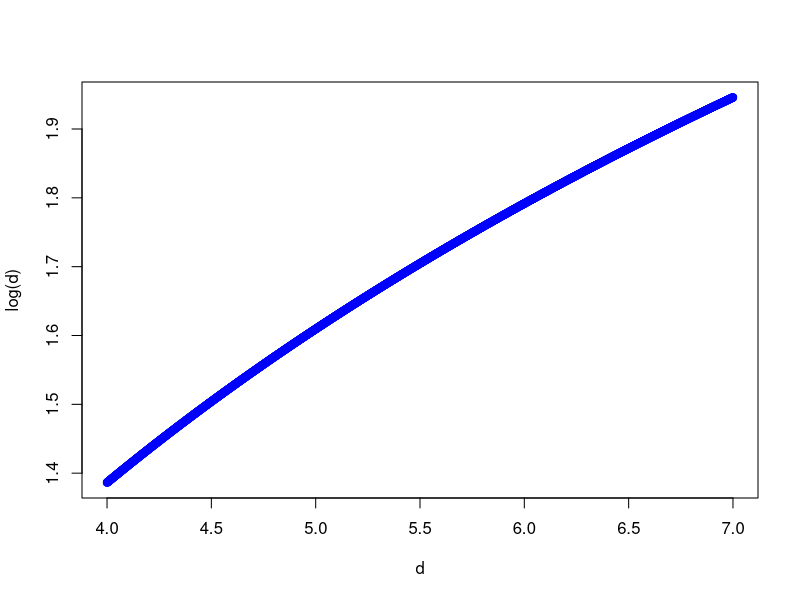

Source code (R):
x <- 7 #de preferat asa (alt + -)
y = 6
#alt+enter pt rulare 

print(x) #sau daca selectam x si rulam il printeaza

a <- c(0,pi,2*pi) #concatenare

#indexarea vectorilor se face de la 1

b <- -3:15 #tipul este int deoarece pasul de incrementare e 1 si se incepe de la -3
           #deci se face o optimizare
c <- -3.05:15.2 

d <- seq(4,7,0.001) #sequence 

plot(d,log(d), col="blue") #(x, f(X))

#incercam discretizarea intervalului pt a face un grafic
#ref: ca diviziunile de la Riemann

f <- a+c[1:3]

aa <- c(1,3,5)
bb <- c(4,5,6,7)
g <- aa+bb


cc <- c(4,5,6,7,8,9)
h <- aa+cc

#vectorul cu lungime mai mica se repeta la adunare
#daca dim celui mic nu e divizor al dim celui mare avem warning

